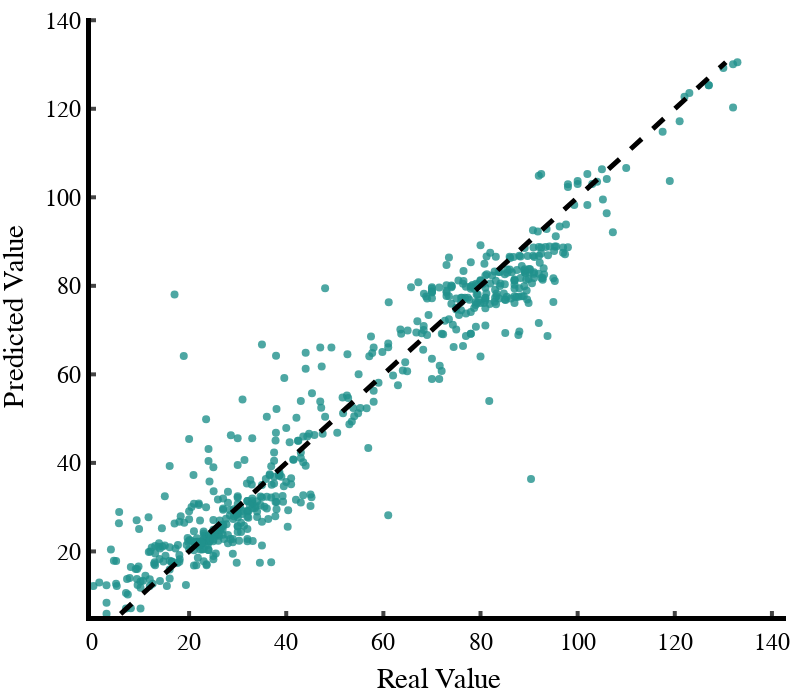

Source (notebook cell):
### Code cell
predicted_tc = best_model_PHFonly.predict(df_cup_all[features_names])
target_tc = df_cup_all["tc"]

# Create a trace for the scatter plot
trace = go.Scatter(
    x=target_tc,
    y=predicted_tc,
    mode='markers', 
    text=df_formulas, 
    hoverinfo='text',
    marker=dict(
        color='rgb(33, 145, 140)',
        size=8,  # Adjust marker size as needed
        opacity=0.8  # Adjust marker opacity as needed
    ),
    name='Scatter Plot'  # Name of the trace
)

trace2  = go.Scatter(
    x=np.linspace(min(predicted_tc), max(predicted_tc), 100),
    y=np.linspace(min(predicted_tc), max(predicted_tc), 100),
    mode='lines',
    name='y=x',
    line=dict(color='black', width=5, dash='dash')
)

# Create layout
layout = go.Layout(
    xaxis=dict(title="Real Value", showline=True, linewidth=5, linecolor='black',
            ticks='inside', tickwidth=4, ticklen=5, range=[min(target_tc)-0.5, max(target_tc)+10]),
    yaxis=dict(title="Predicted Value", showline=True, linewidth=5, linecolor='black',
            ticks='inside', tickwidth=4, ticklen=5, range=[min(predicted_tc)-0.5, max(predicted_tc)+10]),
    width=800,
    height=700,
    plot_bgcolor='white',
    paper_bgcolor='white', 
    font=dict(family='Helvetica', size=24, color='black'),
    margin=dict(l=10, r=10, b=10, t=10),
    showlegend=False,
)

# Create the figure with data and layout, and plot it
fig = go.Figure(data=[trace, trace2], layout=layout)

# Show the plot (you can also save it to a file using fig.write_image("scatter_plot.png"))
fig.show()

### Figure 1 — Plotly figure (JSON) as saved in the notebook; plotly's stock layout.template omitted (floating-point values rounded to 4 significant figures; data arrays with more than 128 entries replaced by an {"elided": "..."} marker saying what was removed)
{"data": [{"hoverinfo": "text", "marker": {"color": "rgb(33, 145, 140)", "opacity": 0.8, "size": 8}, "mode": "markers", "name": "Scatter Plot", "text": {"elided": "576 str values"}, "type": "scatter", "x": {"elided": "576 float values"}, "y": {"elided": "576 float values"}}, {"line": {"color": "black", "dash": "dash", "width": 5}, "mode": "lines", "name": "y=x", "type": "scatter", "x": [5.911, 7.169, 8.428, 9.686, 10.94, 12.2, 13.46, 14.72, 15.98, 17.24, 18.5, 19.75, 21.01, 22.27, 23.53, 24.79, 26.05, 27.31, 28.56, 29.82, 31.08, 32.34, 33.6, 34.86, 36.12, 37.37, 38.63, 39.89, 41.15, 42.41, 43.67, 44.93, 46.18, 47.44, 48.7, 49.96, 51.22, 52.48, 53.73, 54.99, 56.25, 57.51, 58.77, 60.03, 61.29, 62.54, 63.8, 65.06, 66.32, 67.58, 68.84, 70.1, 71.35, 72.61, 73.87, 75.13, 76.39, 77.65, 78.91, 80.16, 81.42, 82.68, 83.94, 85.2, 86.46, 87.71, 88.97, 90.23, 91.49, 92.75, 94.01, 95.27, 96.52, 97.78, 99.04, 100.3, 101.6, 102.8, 104.1, 105.3, 106.6, 107.9, 109.1, 110.4, 111.6, 112.9, 114.1, 115.4, 116.7, 117.9, 119.2, 120.4, 121.7, 123.0, 124.2, 125.5, 126.7, 128.0, 129.2, 130.5], "y": [5.911, 7.169, 8.428, 9.686, 10.94, 12.2, 13.46, 14.72, 15.98, 17.24, 18.5, 19.75, 21.01, 22.27, 23.53, 24.79, 26.05, 27.31, 28.56, 29.82, 31.08, 32.34, 33.6, 34.86, 36.12, 37.37, 38.63, 39.89, 41.15, 42.41, 43.67, 44.93, 46.18, 47.44, 48.7, 49.96, 51.22, 52.48, 53.73, 54.99, 56.25, 57.51, 58.77, 60.03, 61.29, 62.54, 63.8, 65.06, 66.32, 67.58, 68.84, 70.1, 71.35, 72.61, 73.87, 75.13, 76.39, 77.65, 78.91, 80.16, 81.42, 82.68, 83.94, 85.2, 86.46, 87.71, 88.97, 90.23, 91.49, 92.75, 94.01, 95.27, 96.52, 97.78, 99.04, 100.3, 101.6, 102.8, 104.1, 105.3, 106.6, 107.9, 109.1, 110.4, 111.6, 112.9, 114.1, 115.4, 116.7, 117.9, 119.2, 120.4, 121.7, 123.0, 124.2, 125.5, 126.7, 128.0, 129.2, 130.5]}], "layout": {"font": {"color": "black", "family": "Helvetica", "size": 24}, "height": 700, "margin": {"b": 10, "l": 10, "r": 10, "t": 10}, "paper_bgcolor": "white", "plot_bgcolor": "white", "showlegend": false, "width": 800, "xaxis": {"linecolor": "black", "linewidth": 5, "range": [-0.2, 142.9], "showline": true, "ticklen": 5, "ticks": "inside", "tickwidth": 4, "title": {"text": "Real Value"}}, "yaxis": {"linecolor": "black", "linewidth": 5, "range": [5.411, 140.5], "showline": true, "ticklen": 5, "ticks": "inside", "tickwidth": 4, "title": {"text": "Predicted Value"}}}}
